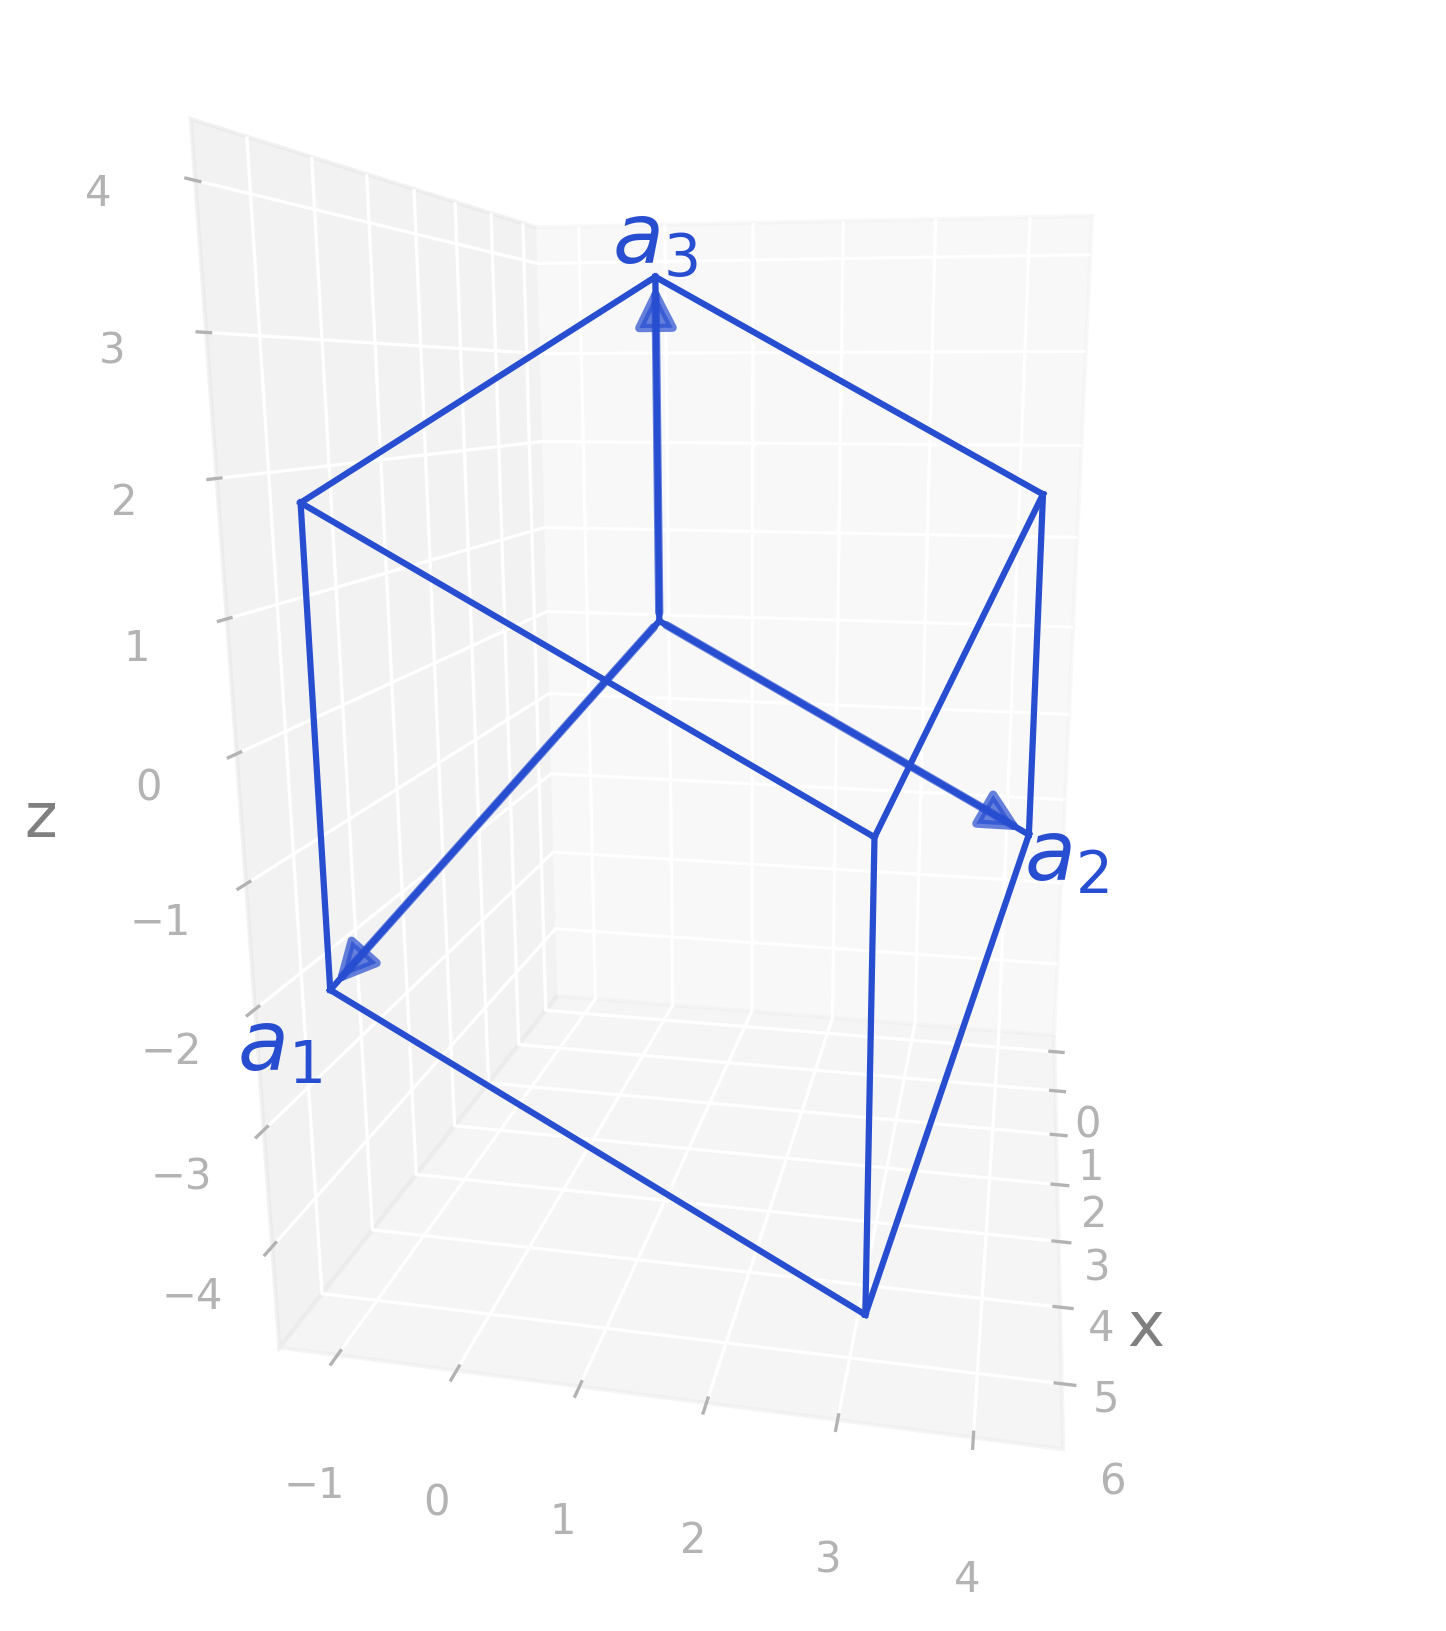

Write Python code to recreate this figure.
import radtools as rad

l = rad.lattice_example(f"TRI1b")
l.plot("primitive")
# Save an image:
l.savefig(
    "tri1b_real.png",
    elev=12,
    azim=11,
    dpi=300,
   bbox_inches="tight",
)
# Interactive plot:
l.show(elev=12, azim=11)
